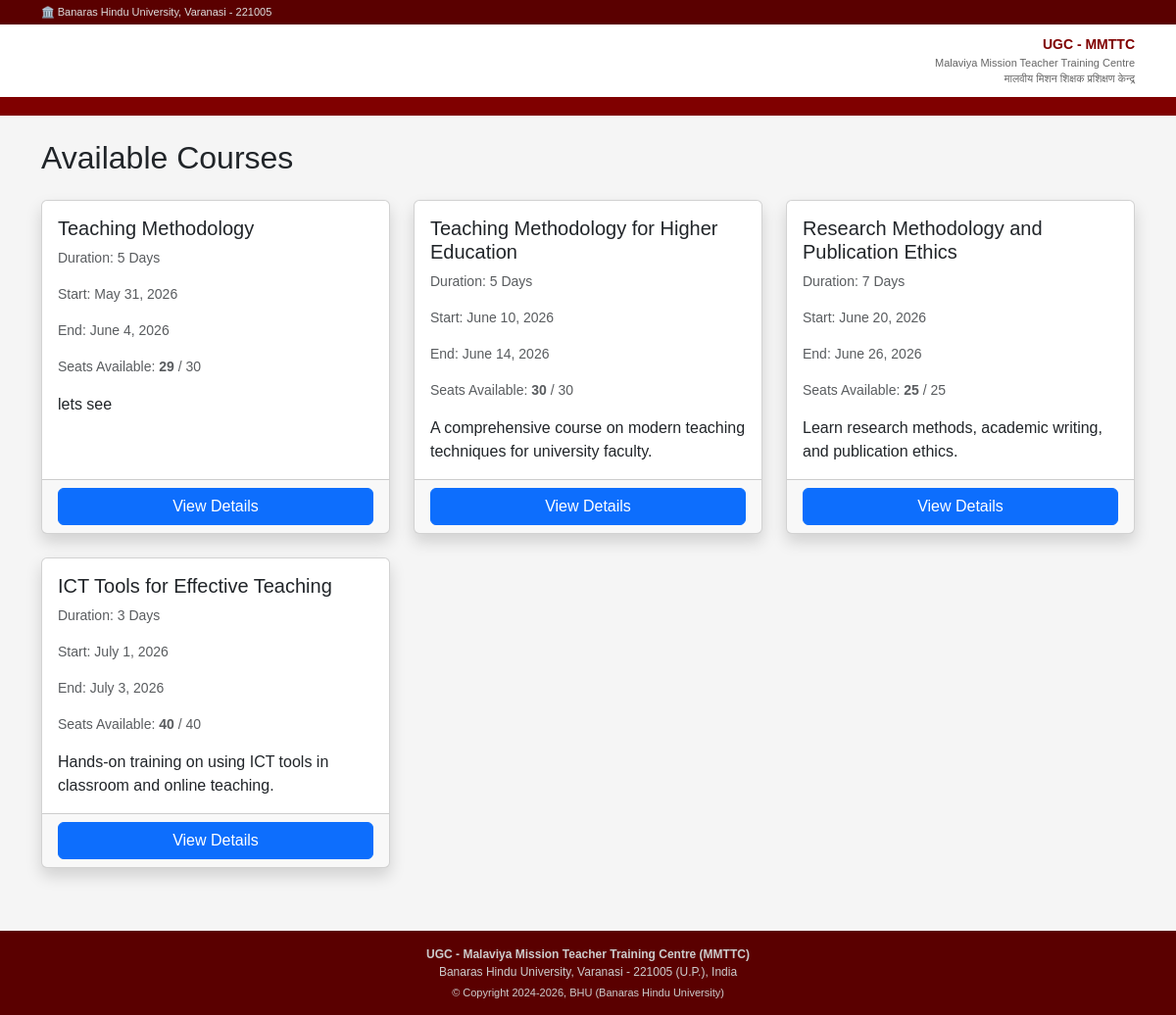
The app's page /courses/available/ with its own data.
### courses/models.py (models this page shows, shortened)
class Course(models.Model):
    title = models.CharField(max_length=255)
    description = models.TextField()
    eligibility = models.TextField()
    duration = models.CharField(max_length=100)
    start_date = models.DateField()
    end_date = models.DateField()
    total_seats = models.IntegerField()
    seats_filled = models.IntegerField(default=0)
    is_visible = models.BooleanField(default=True)
    is_closed = models.BooleanField(default=False)
    created_by = models.ForeignKey(CustomUser, on_delete=models.SET_NULL, null=True)
    created_at = models.DateTimeField(auto_now_add=True)
    def seats_available(self):
        return self.total_seats - self.seats_filled

### courses/views.py (the view)
# urls.py: path('available/', views.applicant_course_list, name='applicant_course_list'),    # new
def applicant_course_list(request):
    courses = Course.objects.filter(is_visible=True, is_closed=False)
    return render(request, 'courses/applicant_course_list.html', {'courses': courses})

### templates/courses/applicant_course_list.html
{% extends 'base.html' %}
{% block content %}
<div class="container mt-4">
    <h2 class="mb-4">Available Courses</h2>
    {% if courses %}
    <div class="row">
        {% for course in courses %}
        <div class="col-md-4 mb-4">
            <div class="card shadow h-100">
                <div class="card-body">
                    <h5 class="card-title">{{ course.title }}</h5>
                    <p class="text-muted small">Duration: {{ course.duration }}</p>
                    <p class="text-muted small">Start: {{ course.start_date }}</p>
                    <p class="text-muted small">End: {{ course.end_date }}</p>
                    <p class="text-muted small">
                        Seats Available:
                        <strong>{{ course.seats_available }}</strong> / {{ course.total_seats }}
                    </p>
                    <p class="card-text">{{ course.description|truncatewords:20 }}</p>
                </div>
                <div class="card-footer">
                    <a href="{% url 'course_detail' course.pk %}" class="btn btn-primary w-100">View Details</a>
                </div>
            </div>
        </div>
        {% endfor %}
    </div>
    {% else %}
        <div class="alert alert-info">No courses available at the moment.</div>
    {% endif %}
</div>
{% endblock %}

### templates/base.html (style rules this page uses)
:root { --bhu-maroon: #800000; --bhu-dark: #5a0000; --bhu-light: #f9f3f3; --bhu-gold: #c8a951; }
body { background-color: #f5f5f5; font-family: Arial, sans-serif; }

### records on screen
Course: title "Teaching Methodology", duration "5 Days", start_date "May 31, 2026", end_date "June 4, 2026", seats_available "29", total_seats "30", description "lets see"
Course: title "Teaching Methodology for Higher Education", duration "5 Days", start_date "June 10, 2026", end_date "June 14, 2026", seats_available "30", total_seats "30", description "A comprehensive course on modern teaching techniques for university faculty."
Course: title "Research Methodology and Publication Ethics", duration "7 Days", start_date "June 20, 2026", end_date "June 26, 2026", seats_available "25", total_seats "25", description "Learn research methods, academic writing, and publication ethics."
Course: title "ICT Tools for Effective Teaching", duration "3 Days", start_date "July 1, 2026", end_date "July 3, 2026", seats_available "40", total_seats "40", description "Hands-on training on using ICT tools in classroom and online teaching."
